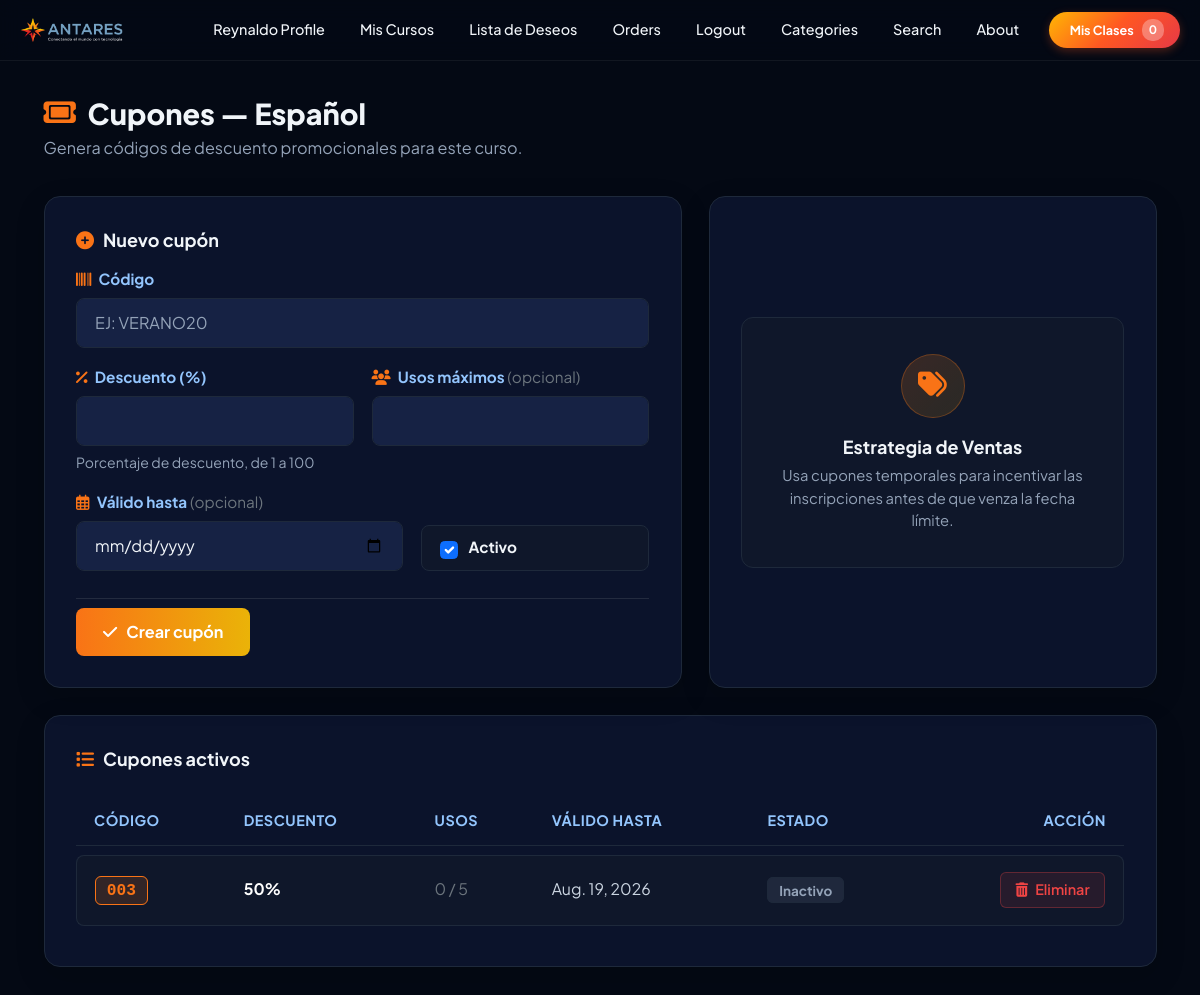
The app's page /product/14/coupons/ (signed in) with its own data.
### store/models.py (models this page shows, shortened)
class Product(models.Model):
    name = models.CharField(max_length=100)
    user = models.ForeignKey(User, on_delete=models.CASCADE)
    price = models.DecimalField(default=0, decimal_places=2, max_digits=6)
    category = models.ForeignKey(Category, on_delete=models.CASCADE, default=1)
    description = models.CharField(max_length=250, default='', blank=True, null=True)
    image = models.ImageField(upload_to='uploads/product')
    is_sale = models.BooleanField(default=False)
    sale_price = models.DecimalField(default=0, decimal_places=2, max_digits=6, null=True, blank=True)
    full_access_price = models.DecimalField(
        default=0, decimal_places=2, max_digits=6, null=True, blank=True,
        verbose_name="Precio de acceso a todas las clases de pago",
        help_text="Si lo dejas vacío, se usará el precio normal del curso"
    )
    pay_method = models.CharField(max_length=250, null=True)
    video = models.FileField(upload_to="video", null=True)
    created_day = models.DateTimeField(default=timezone.now)
    learning_points = models.TextField(
        blank=True, default='',
        verbose_name="Lo que aprenderás",
        help_text="Un punto por línea"
    )
    requirements = models.TextField(
        blank=True, default='',
        verbose_name="Requisitos previos",
        help_text="Un requisito por línea"
    )
    target_audience = models.TextField(
        blank=True, default='',
        verbose_name="Dirigido a",
        help_text="Un público por línea"
    )
    language = models.CharField(
        max_length=50, blank=True, default='Español',
        verbose_name="Idioma"
    )
    duration_minutes = models.PositiveIntegerField(
        default=0,
        verbose_name="Duración total (minutos)"
    )

class Coupon(models.Model):
    product = models.ForeignKey(Product, on_delete=models.CASCADE, related_name='coupons')
    code = models.CharField(max_length=30, unique=True, verbose_name="Código")
    discount_percent = models.PositiveSmallIntegerField(
        verbose_name="Descuento (%)",
        help_text="Porcentaje de descuento, de 1 a 100"
    )
    active = models.BooleanField(default=True)
    valid_until = models.DateField(null=True, blank=True, verbose_name="Válido hasta (opcional)")
    max_uses = models.PositiveIntegerField(null=True, blank=True, verbose_name="Usos máximos (opcional)")
    times_used = models.PositiveIntegerField(default=0)
    created_date = models.DateTimeField(auto_now_add=True)
    def es_valido(self):
        if not self.active:
            return False
        if self.valid_until and self.valid_until < timezone.now().date():
            return False
        if self.max_uses and self.times_used >= self.max_uses:
            return False
        return True

### store/views.py (the view, shortened to what this page needs)
# urls.py: path('product/<int:product_id>/coupons/', views.manage_coupons, name='manage_coupons'),
@login_required(login_url='login')
def manage_coupons(request, product_id):
    product = get_object_or_404(Product, id=product_id)
    if product.user != request.user and not request.user.is_superuser:
        messages.error(request, "No tienes permiso para gestionar cupones de este curso.")
        return redirect('index')
    form = CouponForm(request.POST or None)
    coupons = Coupon.objects.filter(product=product).order_by('-created_date')
    return render(request, 'manage_coupons.html', {'form': form, 'product': product, 'coupons': coupons})

### store/forms.py
class CouponForm(forms.ModelForm):
    class Meta:
        model = Coupon
        fields = ('code', 'discount_percent', 'valid_until', 'max_uses', 'active')
        widgets = {
            'code': forms.TextInput(attrs={'class': 'form-control text-uppercase', 'placeholder': 'Ej: VERANO20'}),
            'discount_percent': forms.NumberInput(attrs={'class': 'form-control', 'min': 1, 'max': 100}),
            'valid_until': forms.DateInput(attrs={'class': 'form-control', 'type': 'date'}),
            'max_uses': forms.NumberInput(attrs={'class': 'form-control', 'min': 1}),
            'active': forms.CheckboxInput(attrs={'class': 'form-check-input'}),
        }

### cart/cart.py (called while the page is built)
    def __len__(self):
        return len(self.cart)

### cart/context_processors.py (called while the page is built)
def cart(request):
    return {'cart': Cart(request)}

### store/templates/manage_coupons.html (shortened to what this page needs)
{% extends 'base.html' %}
{% load static %}
{% block extra_css %}
<link href="{% static 'css/manage_coupons.css' %}" rel="stylesheet">
{% endblock %}
{% block content %}
<div class="antares-coupons-page">
    <div class="container">
        <div class="page-header">
            <h1 class="page-title">
                <i class="fa-solid fa-ticket"></i> Cupones — {{ product.name }}
            </h1>
            <p class="page-subtitle">Genera códigos de descuento promocionales para este curso.</p>
        </div>
        <div class="row g-4 mb-4">
            <div class="col-lg-7">
                <div class="panel-card">
                    <h5 class="panel-title">
                        <i class="fa-solid fa-plus-circle me-2"></i>Nuevo cupón
                    </h5>
                    <form method="POST">
                        <div class="mb-3">
                            <label class="form-label-custom" for="{{ form.code.id_for_label }}">
                                <i class="fa-solid fa-barcode me-1"></i> Código
                            </label>
                            {{ form.code }}
                        </div>
                        <div class="row g-3 mb-3">
                            <div class="col-md-6">
                                <label class="form-label-custom" for="{{ form.discount_percent.id_for_label }}">
                                    <i class="fa-solid fa-percent me-1"></i> Descuento (%)
                                </label>
                                {{ form.discount_percent }}
                                <span class="form-hint">Porcentaje de descuento, de 1 a 100</span>
                            </div>
                            <div class="col-md-6">
                                <label class="form-label-custom" for="{{ form.max_uses.id_for_label }}">
                                    <i class="fa-solid fa-users me-1"></i> Usos máximos <span class="text-muted fw-normal">(opcional)</span>
                                </label>
                                {{ form.max_uses }}
                            </div>
                        </div>
                        <div class="row g-3 mb-4">
                            <div class="col-md-7">
                                <label class="form-label-custom" for="{{ form.valid_until.id_for_label }}">
                                    <i class="fa-regular fa-calendar-days me-1"></i> Válido hasta <span class="text-muted fw-normal">(opcional)</span>
                                </label>
                                {{ form.valid_until }}
                            </div>
                            <div class="col-md-5 d-flex align-items-end">
                                <label class="switch-active-wrapper w-100">
                                    {{ form.active }}
                                    <span>Activo</span>
                                </label>
                            </div>
                        </div>
                        <div class="pt-2 border-top border-secondary border-opacity-25">
                            <button type="submit" class="btn-crear-cupon">
                                <i class="fa-solid fa-check"></i> Crear cupón
                            </button>
                        </div>
                    </form>
                </div>
            </div>
            <div class="col-lg-5">
                <div class="panel-card h-100 d-flex flex-column justify-content-center">
                    <div class="promo-banner my-auto">
                        <div class="promo-icon">
                            <i class="fa-solid fa-tags"></i>
                        </div>
                        <h6>Estrategia de Ventas</h6>
                        <p>Usa cupones temporales para incentivar las inscripciones antes de que venza la fecha límite.</p>
                    </div>
                </div>
            </div>
        </div>
        <div class="panel-card">
            <h5 class="panel-title">
                <i class="fa-solid fa-list me-2"></i>Cupones activos
            </h5>
            <div class="table-responsive">
                <table class="table-custom">
                    <thead>
                        <tr>
                            <th>Código</th>
                            <th>Descuento</th>
                            <th>Usos</th>
                            <th>Válido hasta</th>
                            <th>Estado</th>
                            <th class="text-end">Acción</th>
                        </tr>
                    </thead>
                    <tbody>
                        {% for coupon in coupons %}
                        <tr>
                            <td><span class="badge-coupon">{{ coupon.code }}</span></td>
                            <td class="fw-bold text-white">{{ coupon.discount_percent }}%</td>
                            <td><span class="text-muted">{{ coupon.times_used }}{% if coupon.max_uses %} / {{ coupon.max_uses }}{% endif %}</span></td>
                            <td>{{ coupon.valid_until|default:"Sin límite" }}</td>
                            <td>
                                {% if coupon.es_valido %}
                                <span class="badge-status-active">Vigente</span>
                                {% else %}
                                <span class="badge-status-inactive">Inactivo</span>
                                {% endif %}
                            </td>
                            <td class="text-end">
                                <form method="POST" action="{% url 'eliminar_coupon' coupon.id %}" onsubmit="return confirm('¿Eliminar este cupón?');">
                                    <button type="submit" class="btn-eliminar">
                                        <i class="fa-solid fa-trash-can me-1"></i> Eliminar
                                    </button>
                                </form>
                            </td>
                        </tr>
                        {% empty %}
                        <tr class="empty-row"><td colspan="6">Aún no hay cupones para este curso.</td></tr>
                        {% endfor %}
                    </tbody>
                </table>
            </div>
        </div>
    </div>
</div>
{% endblock %}

### store/templates/navbar.html (shortened to what this page needs)
{% load static %}
<nav class="nav-principal" id="navbarPrincipal">
    <div  class="contenedor-nav">
        <a class="nav-logo" href="{% url 'index' %}"><img src="{% static 'assets/antares_logo_navbar.png' %}" alt="ANTARES"></a>
        <div class="nav-colapso" id="navbarSupportedContent">
            <ul class="lista-nav">
                {% if user.is_authenticated %}
                <li class="item-desplegable">
                    <a class="nav-link-custom perfil-usuario" tabindex="0">{{request.user.username}} profile</a>
                </li>
                <li><a class="nav-link-custom {% if request.resolver_match.url_name == 'my_courses' %}activo{% endif %}" href="{% url 'my_courses' %}">Mis Cursos</a></li>
                <li><a class="nav-link-custom {% if request.resolver_match.url_name == 'wishlist' %}activo{% endif %}" href="{% url 'wishlist' %}">Lista de Deseos</a></li>
                {% if user.is_superuser %}
                <li class="item-desplegable">
                    <a class="nav-link-custom" tabindex="0">Orders</a>
                </li>
                {% endif %}
                <li><a class="nav-link-custom" href="{% url 'logout' %}">Logout</a></li>
                {% else %}
                <li><a class="nav-link-custom {% if request.resolver_match.url_name == 'login' %}activo{% endif %}" href="{% url 'login' %}">Login</a></li>
                <li><a class="nav-link-custom {% if request.resolver_match.url_name == 'register' %}activo{% endif %}" href="{% url 'register' %}">Register</a></li>
                {% endif %}
                <li class="item-desplegable">
                    <a class="nav-link-custom {% if request.resolver_match.url_name == 'category' or request.resolver_match.url_name == 'category_summary' %}activo{% endif %}" tabindex="0">Categories</a>
                </li>
                <li><a class="nav-link-custom {% if request.resolver_match.url_name == 'search' %}activo{% endif %}" href="{% url 'search' %}">Search</a></li>
                <li><a class="nav-link-custom {% if request.resolver_match.url_name == 'about' %}activo{% endif %}" href="{% url 'about' %}">About</a></li>
            </ul>
            <form class="form-carrito">
                <a href="{% url 'cart_summary' %}" class="boton-carrito">
                    <i class="icono-carrito">&nbsp;&nbsp;Mis Clases</i>
                    <span class="contador-badge" id="cart_quantity">{{ cart|length }}</span>
                </a>
            </form>
        </div>
    </div>
</nav>

### static/css/variables.css (style rules this page uses)
:root { --rojo: #E63946; --rojo-hover: #C62839; --azul: #1e40af; --azul-claro: #3b82f6; --azul-dark: #1d3557; --amarillo: #FFB703; --naranja: #FF5722; --gris-oscuro: #1e293b; --gris: #64748b; --gris-claro: #f1f5f9; --blanco: #ffffff; --bg-dark-hero: #0d1322; --gradient-brand: linear-gradient(135deg, var(--amarillo) 0%, var(--naranja) 50%, var(--rojo) 100%); --radius: 12px; --shadow-sm: 0 2px 4px rgba(0,0,0,0.04); --shadow-md: 0 10px 25px -5px rgba(15,23,42,0.12); --shadow-lg: 0 15px 50px rgba(0,0,0,0.12); --page-bg: #040914; --surface-bg: #0B132B; --surface-bg-alt: #162244; --border-soft: #1E293B; --text-strong: #f1f5f9; --text-body: #cbd5e1; --text-muted-soft: #94a3b8; }
html { font-size: 18px; }
body { font-family: 'Plus Jakarta Sans', sans-serif; background-color: var(--page-bg); color: var(--text-body); }
.form-control, .form-select { background-color: var(--surface-bg-alt); color: var(--text-strong); border-color: var(--border-soft); }

### static/css/navbar.css (style rules this page uses)
.nav-principal { background-color: rgba(4, 9, 20, 0.85); backdrop-filter: blur(10px); -webkit-backdrop-filter: blur(10px); position: fixed; top: 0; left: 0; width: 100%; z-index: 1000; padding: 0; font-family: 'Plus Jakarta Sans', sans-serif; box-shadow: 0 1px 0 rgba(255,255,255,0.06); height: 60px; transition: box-shadow 0.3s ease, background-color 0.3s ease; }
.contenedor-nav { max-width: 1200px; margin: 0 auto; display: flex; justify-content: space-between; align-items: center; padding: 0 20px; height: 60px; }
.nav-logo { display: flex; align-items: center; gap: 8px; color: var(--text-strong); font-size: 1.5rem; font-weight: bold; text-decoration: none; letter-spacing: -1px; }
.nav-logo img { height: 26px; width: auto; object-fit: contain; }
.nav-colapso { display: flex; align-items: center; gap: 15px; }
.lista-nav { display: flex; list-style: none; margin: 0; padding: 0; gap: 5px; }
.nav-link-custom { position: relative; color: var(--text-strong); text-decoration: none; padding: 10px 15px; display: block; font-weight: 500; transition: color 0.3s, background-color 0.3s; cursor: pointer; border-radius: 4px; font-size: 0.8rem; }
.nav-link-custom::after { content: ""; position: absolute; left: 15px; right: 15px; bottom: 4px; height: 2px; border-radius: 2px; background: var(--gradient-brand); transform: scaleX(0); transform-origin: left; transition: transform 0.25s ease; }
.perfil-usuario { text-transform: capitalize; }
.item-desplegable { position: relative; }
.boton-carrito { background: var(--gradient-brand); border: none; color: #ffffff; padding: 7px 16px; border-radius: 50px; text-decoration: none; font-weight: bold; font-size: 0.7rem; display: flex; align-items: center; box-shadow: 0 3px 10px rgba(255, 87, 34, 0.3); transition: all 0.3s ease; }
.icono-carrito { font-style: normal; }
.contador-badge { background: rgba(255, 255, 255, 0.3); color: white; padding: 2px 7px; border-radius: 10px; margin-left: 8px; font-size: 0.65rem; }

### records on screen
Product: name "Español"
Coupon: code "003", discount_percent "50", times_used "0", max_uses "5", valid_until "Aug. 19, 2026", active "Inactivo"

### other values on screen
{{ request.user.username }} "Reynaldo"
{{ cart|length }} "0"
